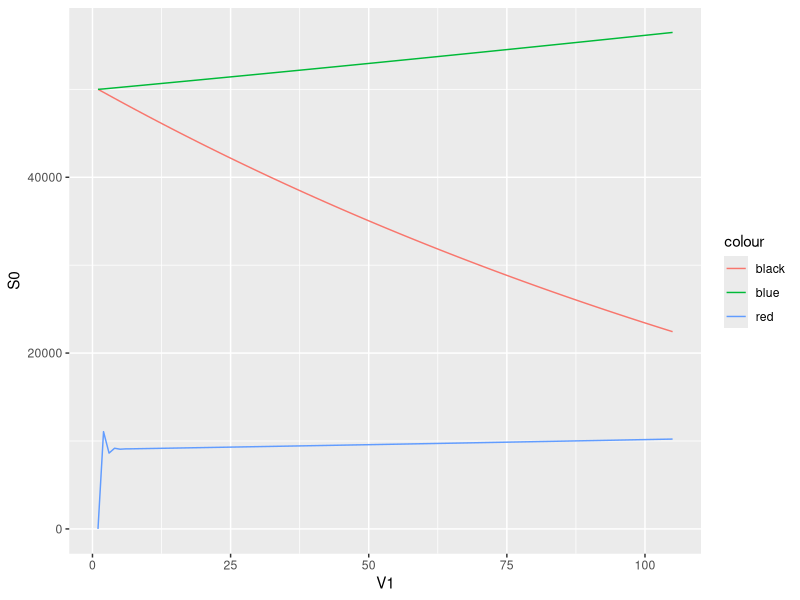

Write R code to recreate this figure.
#
# HIV transmission model in Spain
#
# Loading packages
library(ggplot2)

# Compartments not on PrEP
S0<-vector(mode="numeric", length=105) 
S0[1]<-0.5*100000
I1<-vector(mode="numeric", length=105) 
I1[1]<-0.5*100000
I2<-vector(mode="numeric", length=105)
I3<-vector(mode="numeric", length=105)
I4<-vector(mode="numeric", length=105)
I5<-vector(mode="numeric", length=105)
I6<-vector(mode="numeric", length=105)
I7<-vector(mode="numeric", length=105)
I8<-vector(mode="numeric", length=105)
AIDS<-vector(mode="numeric", length=105)

#Compartments on PrEP
S0p<-vector(mode="numeric", length=105)
I1p<-vector(mode="numeric", length=105)
I2p<-vector(mode="numeric", length=105)
I3p<-vector(mode="numeric", length=105)
I4p<-vector(mode="numeric", length=105)
I5p<-vector(mode="numeric", length=105)
I6p<-vector(mode="numeric", length=105)
I7p<-vector(mode="numeric", length=105)
I8p<-vector(mode="numeric", length=105)
AIDSp<-vector(mode="numeric", length=105)

#Treated
Tr<-vector(mode="numeric", length=100)

#Values 
G<-0.001/52  #Population growth rate 1/1000 anually
Woff<-0.3/52 #Proportion of people who go off PrEP 30% anually
W<-0.3/52    #Proportion of people who go on PrEP 30% anually
L<-0.05/52   #Force of infection
m<-0.001/52  #Mortality general population
I12<-1-exp(-0.25) #1 month duration in stage 1 of HIV infection
I23<-1-exp(-0.25) #1 month duration in stage 2 of HIV infection
I34<-1-exp(-0.25) #1 month duration in stage 3 of HIV infection
I45<-1-exp(-0.25*3) #3 month duration in stage 4 of HIV infection
I55<-1-exp(-0.25*3) #3 month duration in stage 5 of HIV infection
I56<-1-exp(-0.25*3) #3 month duration in stage 6 of HIV infection

#Equations each time step is one week

for (i in 2:105){
  S0[i]<-S0[i-1]+S0[i]*G+S0p[i]*Woff-(I1[i-1]+I2[i-1]+I3[i-1]+I4[i-1]+I5[i-1]
  +I6[i-1]+I7[i-1]+I8[i-1]+AIDS[i-1])*L-S0[i-1]*(W+m)
  
  I1[i]<-I1[i-1]+(I1[i-1]+I2[i-1]+I3[i-1]+I4[i-1]+I5[i-1]
                  +I6[i-1]+I7[i-1]+I8[i-1]+AIDS[i-1])*L
  -I1[i-1]*(m)-I1[i-1]*I12
  
  I2[i]<-I1[i-1]*I12-I2[i-1]*I23-I2[i-1]*(m)
  I3[i]<-I2[i-1]*I23-I3[i-1]*I34-I3[i-1]*(m)
  I4[i]<-I3[i-1]*I34-I4[i-1]*I45-I4[i-1]*(m)   
  I5[i]<-I4[i-1]*I45-I5[i-1]*I55-I5[i-1]*(m) 
}


Q<-as.data.frame(cbind(1:105,S0,I1,I2))

plot1<-ggplot(Q, aes(V1))+
    geom_line(aes(y=S0, color="black"))+
    geom_line(aes(y=I1, color="blue"))+
    geom_line(aes(y=I2, color="red"))
plot1
